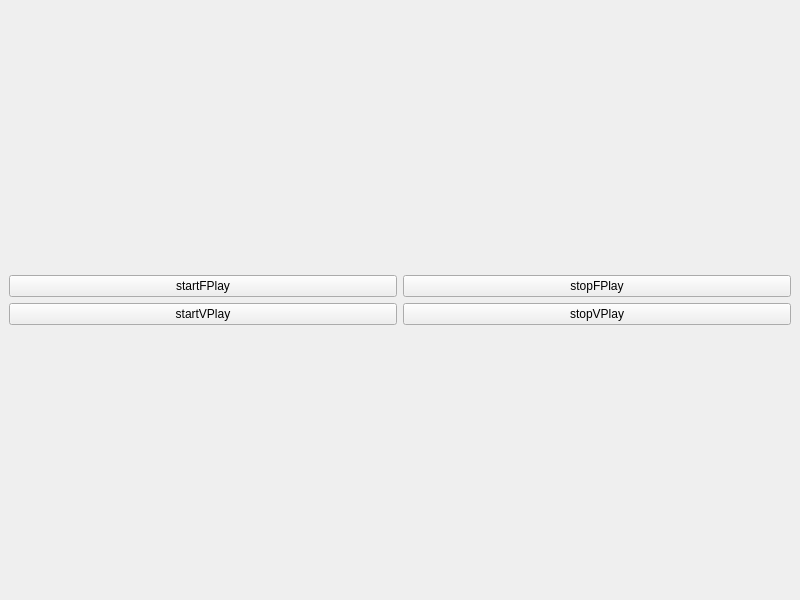
<?xml version="1.0" encoding="UTF-8"?>
<ui version="4.0">
 <class>MainWindow</class>
 <widget class="QMainWindow" name="MainWindow">
  <property name="geometry">
   <rect>
    <x>0</x>
    <y>0</y>
    <width>800</width>
    <height>600</height>
   </rect>
  </property>
  <property name="windowTitle">
   <string>MainWindow</string>
  </property>
  <widget class="QWidget" name="centralwidget">
   <layout class="QVBoxLayout" name="verticalLayout_2" stretch="1,0">
    <item>
     <layout class="QGridLayout" name="videoLayout"/>
    </item>
    <item>
     <layout class="QGridLayout" name="gridLayout">
      <item row="0" column="1">
       <widget class="QPushButton" name="stopBtn">
        <property name="text">
         <string>stopFPlay</string>
        </property>
       </widget>
      </item>
      <item row="0" column="0">
       <widget class="QPushButton" name="startBtn">
        <property name="text">
         <string>startFPlay</string>
        </property>
       </widget>
      </item>
      <item row="1" column="0">
       <widget class="QPushButton" name="pushButton">
        <property name="text">
         <string>startVPlay</string>
        </property>
       </widget>
      </item>
      <item row="1" column="1">
       <widget class="QPushButton" name="pushButton_2">
        <property name="text">
         <string>stopVPlay</string>
        </property>
       </widget>
      </item>
     </layout>
    </item>
   </layout>
  </widget>
 </widget>
 <resources/>
 <connections/>
</ui>
